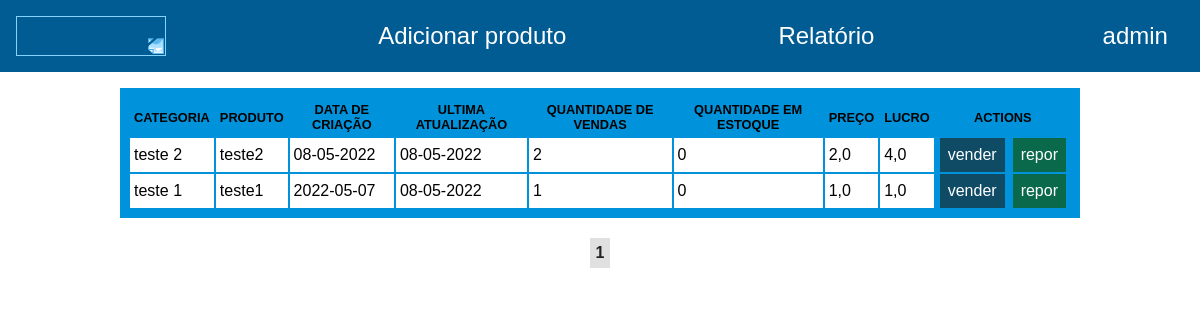
The app's page / (signed in) with its own data.
### sistema_de_estoque/models.py (models this page shows, shortened)
class Produto(models.Model):
    class Meta(object):
        verbose_name_plural = 'Produto'
    user = models.ForeignKey(User, on_delete=models.CASCADE)
    nome = models.CharField(max_length=30)
    valor = models.FloatField()
    categoria = models.ForeignKey(Categoria, on_delete=models.CASCADE)
    descricao = models.CharField(max_length=200)
    quantidade = models.IntegerField()
    quantidade_vendido = models.IntegerField(default="0")
    lucro = models.FloatField(default="0")
    data_cadastro = models.CharField(max_length=10)
    data_update = models.CharField(max_length=10)

class Categoria(models.Model):
    class Meta(object):
        verbose_name_plural = 'Categoria'
    categoria = models.CharField(max_length=20)
    def __str__(self):
        return self.categoria

### sistema_de_estoque/views.py (the view)
# urls.py: path('', views.index, name='home'),
@login_required(redirect_field_name='login')
def index(request):
    Produtos = Produto.objects.all().order_by('-id').filter(user=request.user)
    paginator = Paginator(Produtos, 4)
    page = request.GET.get('p')
    Produtos = paginator.get_page(page)
    return render(request, 'paginas/index.html', {'Produtos':Produtos})

### sistema_de_estoque/templates/paginas/index.html (shortened to what this page needs)
{% load static %}
<!DOCTYPE html>
<html lang="en">
<head>
    <link rel="stylesheet" href="{% static 'styles.css'%}" />
</head>
<body>
    <header>
        <img
          src="https://www.anacouto.com.br/wp-content/uploads/2021/07/GALERIA-SITE-AMERICANAS.png"
          alt=""
        />
        <a href="{% url 'adicionar_produto' %}">Adicionar produto</a>
        <a href="{% url 'home' %}">Relatório</a>
        <div class="user_actions">
            <div class="dropdown">
                <span class="dropbtn">{{user}}</span>
            </div>
        </div>
    </header>
    <div name="all_products" class="all_products">
        <table class="products-list">
            <thead>
                <tr>
                    <td>categoria</td>
                    <td>produto</td>
                    <td>data de criação</td>
                    <td>ultima atualização</td>
                    <td>quantidade de vendas</td>
                    <td>quantidade em estoque</td>
                    <td>preço</td>
                    <td>lucro</td>
                    <td>actions</td>
                </tr>
            </thead>
            <tbody>
                {% for produto in Produtos%}
                <tr>
                    <td>{{produto.categoria}}</td>
                    <td>{{produto.nome}}</td>
                    <td>{{produto.data_cadastro}}</td>
                    <td>{{produto.data_update}}</td>
                    <td>{{produto.quantidade_vendido}}</td>
                    <td>{{produto.quantidade}}</td>
                    <td>{{produto.valor}}</td>
                    <td>{{produto.lucro}}</td>
                    <td class="actions">
                        <a href="{% url 'compra' produto.id %}">vender</a>
                        <a href="{% url 'repor' produto.id %}">repor</a>
                    </td>
                </tr>
                {% endfor %}
            </tbody>
        </table>
        <div class="page">
            {% for pagina in Produtos.paginator.page_range%}
                {% if Produto.number == pagina%}
                <a style="background-color: red;" href="?p={{pagina}}termo={{request.GET.termo}}">{{pagina}}</a>
                {%else%}
                <a href="?p={{pagina}}&termo={{request.GET.termo}}">{{pagina}}</a>
                {% endif %}
            {% endfor %}
        </div>
</body>
</html>

### templates/static/styles.css (style rules this page uses)
* { margin: 0px; padding: 0px; box-sizing: border-box; font-family: Arial, Helvetica, sans-serif; list-style: none; border: none; text-decoration: none; }
body { width: 100vw; min-height: 100vh; }
header { width: 100%; height: auto; padding: 16px; background-color: #005c93; color: white; margin-bottom: 16px; display: flex; justify-content: space-between; align-items: center; }
header img { width: 150px; height: 40px; object-fit: cover; filter: hue-rotate(222deg); mix-blend-mode: luminosity; transform: rotate(180deg); }
header a { color: white; font-size: 1.5rem; }
header .user_actions { display: flex; flex-direction: column; justify-content: center; align-items: flex-end; }
header .user_actions span { font-size: 1.5rem; }
.all_products { width: 100vw; display: flex; justify-content: center; align-items: center; flex-direction: column; }
.products-list { width: 80%; background-color: #0092da; padding: 8px; border: none; }
.products-list thead td { text-align: center; font-weight: bold; text-transform: uppercase; font-size: 0.8rem; }
.products-list tbody td { background-color: white; }
.products-list td { padding: 4px; }
.products-list td.actions { display: flex; justify-content: space-between; align-items: stretch; padding: 0; background-color: transparent; }
.products-list td.actions a { padding: 8px; flex-grow: 1; background-color: #0a694a; color: white; text-align: center; margin: 0 4px; }
.products-list td.actions a:first-child { background-color: rgb(16, 75, 102); }
.page { width: 100%; display: flex; justify-content: center; align-items: center; margin-top: 16px; }
.page a { padding: 6px; background-color: #e0e0e0; color: #222; text-transform: uppercase; font-weight: bold; margin: 4px; }
.dropbtn { color: white; padding: 16px; font-size: 16px; border: none; cursor: pointer; }
.dropdown { position: relative; display: inline-block; }

### records on screen
Produto: categoria "teste 2", nome "teste2", data_cadastro "08-05-2022", data_update "08-05-2022", quantidade_vendido "2", quantidade "0", valor "2,0", lucro "4,0"
Produto: categoria "teste 1", nome "teste1", data_cadastro "2022-05-07", data_update "08-05-2022", quantidade_vendido "1", quantidade "0", valor "1,0", lucro "1,0"

### other values on screen
{{ user }} "admin"
{{ pagina }} "1"
